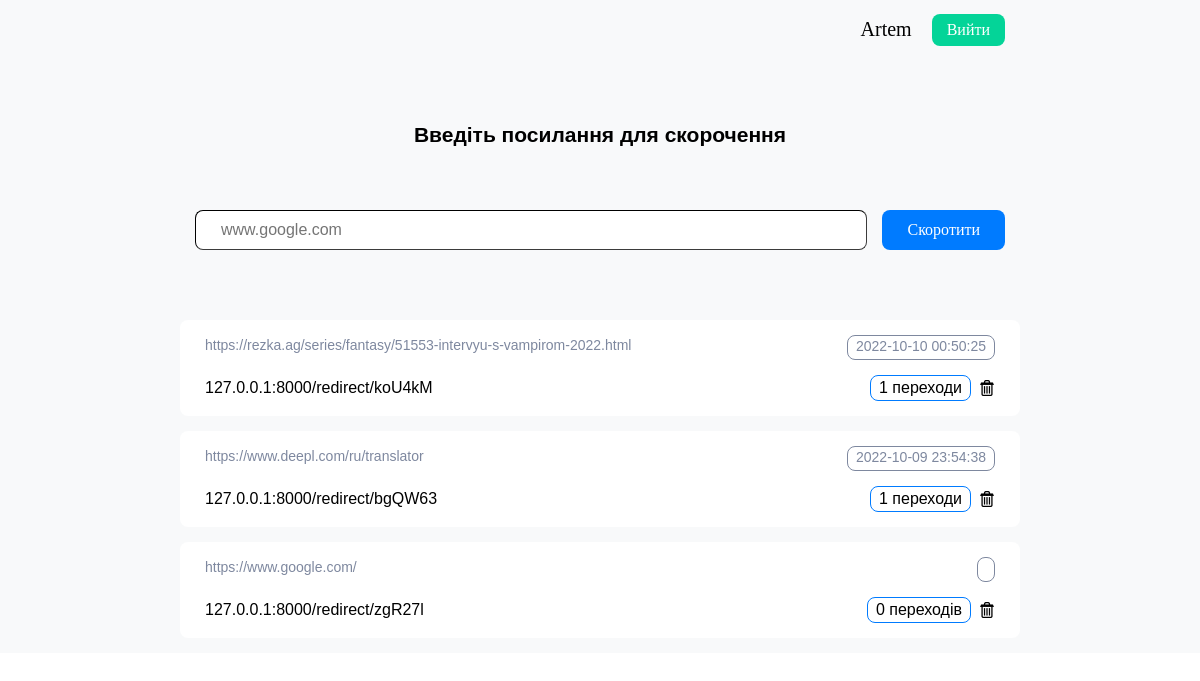
The app's page / (signed in) with its own data.
### urlshorded/models.py (models this page shows, shortened)
class Links(models.Model):
    main_links = models.TextField(blank=False)
    short_links = models.TextField(blank=False)
    deleted = models.BooleanField(default=False)
    owner_id = models.ForeignKey('UserInfo', on_delete=models.PROTECT, null=True)
    owner_ip = models.ForeignKey('Guests', on_delete=models.PROTECT, null=True)
    def get_guest_data(self, ip):
        guest = Guests()
        id_guest = guest.get_id_guests(ip)
        list_items = Links.objects.raw(
            f'SELECT *, (SELECT  count(id_links_id) FROM  urlshorded_clicktolinks WHERE id_links_id=urlshorded_links.id GROUP BY (id_links_id))  as cliks, (SELECT time_visit FROM urlshorded_clicktolinks WHERE id_links_id=urlshorded_links.id ORDER BY time_visit DESC LIMIT 1) as time_visit  FROM urlshorded_links WHERE (owner_ip_id={id_guest} AND  deleted=False) ORDER BY id DESC'
        )
        return list_items

### urlshorded/views.py (the view)
# urls.py: path('', homepage, name='home'),
def homepage(request):
    listcon = Links()
    ip_guest = get_client_ip(request)
    list_items = listcon.get_guest_data(ip_guest)
    if request.method == 'POST':
        form = GetUrlForm(request.POST)
        if form.is_valid():
            hash = generate_url_hash()
            listcon.add_new_link(form.cleaned_data['main_links'],
                                 hash=hash,
                                 owner_ip=ip_guest,
                                 )
            return redirect('home')
    else:
        form = GetUrlForm()
    param = {
        'list_items': list_items,
        'form': form,
    }
    return render(request, 'urlshorded/index.html', context=param)

### urlshorded/forms.py
class GetUrlForm(forms.Form):
    main_links = forms.CharField(label='', widget=forms.TextInput(attrs={'class': 'form_for_ulr',
                                                                         'placeholder': "www.google.com",
                                                                         }))

### urlshorded/models.py (called while the page is built)
    def get_id_guests(self, ip_guest):
        id_guest = Guests.objects.filter(ip=ip_guest)[0].pk
        if id_guest:
            return id_guest

### urlshorded/other.py (called while the page is built)
def get_client_ip(request) -> str:
    x_forwarded_for = request.META.get('HTTP_X_FORWARDED_FOR')
    if x_forwarded_for:
        ip = x_forwarded_for.split(',')[0]
    else:
        ip = request.META.get('REMOTE_ADDR')
    return ip

### urlshorded/templates/urlshorded/index.html (shortened to what this page needs)
{% load static %}
<!DOCTYPE html>
<html>
<head>
	<link rel="stylesheet" type="text/css" href="{% static 'urlshorded/css/style.css' %}">
</head>
<body>
<div class="main_page">
	<div class="conteiner">
		<div class="head">
			<div class="userbar" style="display:flex;">
				{% if request.user.is_authenticated %}
					<p style=" margin-right: 20px; font-size: 20px;">
						{{user.username}}
					</p>
					<a href="{% url 'logout'%}">
						<input type="submit" name="logout" value="Вийти" class="log_in">
					</a>
				{% endif%}
			</div>
		</div>
		<div class="enter_link">
			<div class="main_title">
				<p>Введіть посилання для скорочення</p>
			</div>
			<div class="form_conteiner">
				<form class="fblock" action="{% url 'home' %}" method="post" >
					{{ form }}
					<input type="submit" name="shorten_link" value="Скоротити" class="shorten">
				</form>
			</div>
		</div>
		<div class="links_conteiner">
			{% for item in list_items %}
				<div class="item_link">
				<div class="block_top">
					<div class="url_main">
						<p>{{item.main_links}}</p>
					</div>
					<div class="date_info">
			 			<p>{{ item.time_visit|date:"Y-m-d  H:i:s" }}</p>
			 		</div>
				</div>
				<div class="block_bottom">
					<div class="sh_link">
						<p>127.0.0.1:8000/redirect/{{item.short_links}}</p>
					</div>
					<div class="stat_and_dell">
						<div class="value_clicks">
							{% if item.cliks > 0 %}
								<p>{{ item.cliks }} переходи </p>
							{% else %}
								<p>0 переходів </p>
							{% endif %}
						</div>
						<div class="del_but">
							<a href="{% url 'del' id_link=item.pk %}">
								<input type="submit" name="del_link" class="dell" value="" >
							</a>
						</div>
					</div>
				</div>
			</div>
			{% endfor%}
		</div>
	</div>
</div>
</body>
</html>

### urlshorded/static/urlshorded/css/style.css (style rules this page uses)
*, *::before, *::after { box-sizing: border-box; }
body, h1, h2, h3, h4, p, ul[class], ol[class], li, figure, figcaption, blockquote, dl, dd { margin: 0; }
body { min-height: 100vh; scroll-behavior: smooth; text-rendering: optimizeSpeed; line-height: 1.5; }
a:not([class]) { text-decoration-skip-ink: auto; }
input, button, textarea, select { font: inherit; }
.main_page { width: 100%; display: flex; justify-content: center; background-color: #f8f9fa ; }
.conteiner { width: 70%; background-color: ; }
.head { width: 100%; height: 60px; display: flex; justify-content: right; align-items: center; border-radius: 4px; position: sticky; top: 0; }
.log_in { height: 32px; color: #fff; background-color: rgb(4, 212, 152); border-radius: 8px; border: none; margin-right: 15px; padding-left: 15px; padding-right: 15px; }
.enter_link { display: flex; flex-direction: column; }
.form_conteiner { display: flex; flex-direction: row; width: 100%; height: 60px; justify-content: center; }
.fblock { width:100%; display: flex; }
.form_for_ulr { height: 40px; border-radius: 8px; margin-right: 15px; margin-left: 15px; flex-basis: 90%; box-shadow: none; border-color: rgb(59, 59, 59); border-width: 0.5px; padding-left: 25px; font-size: 16px; font-family: ubuntu, sans-serif; }
.shorten { height: 40px; padding-left: 25px; padding-right: 25px; border-radius: 8px; background-color: #007bff; color: #fff; border: none; margin-right: 15px; }
.main_title { width: 100%; height: 150px; display: flex; justify-content: center; align-items: center; font-size: 21px; font-family: ubuntu, sans-serif; font-weight: 600; }
.links_conteiner { margin-top: 50px; width: 100%; display: flex; flex-direction: column; }
.item_link { background-color: #fff; font-family: ubuntu, sans-serif; display: flex; flex-direction: column; padding-left: 25px; padding-right: 25px; padding-bottom: 15px; padding-top: 15px; border-radius: 8px; margin-bottom: 15px; }
.block_top { width: 100%; display: flex; flex-direction: row; justify-content: space-between; }
.block_top p { font-size: 14px; color: #7e889f; height: 23px; }
.date_info { border: 1px solid; border-radius: 8px; border-color: #7e889f; padding-left: 8px; padding-right: 8px; }
.url_main { width:70%; text-overflow: ellipsis; overflow:hidden; }
.block_bottom { width: 100%; margin-top: 15px; display: flex; flex-direction: row; justify-content: space-between; align-items: center; }
.stat_and_dell { display: flex; flex-direction: row; align-items: center; }
.value_clicks { border: 1px solid; border-radius: 8px; border-color: #007bff; padding-left: 8px; padding-right: 8px; }
.del_but { width: 16px; height: 16px; margin-left: 8px; }
.dell { background-color: #fff; background-image: url("/static/urlshorded/images/dell.png/"); background-repeat : no-repeat; border: none; width: 100%; height: 100%; }

### records on screen
Links: main_links "https://rezka.ag/series/fantasy/51553-intervyu-s-vampirom-2022.html", time_visit "2022-10-10 00:50:25", short_links "koU4kM", cliks "1"
Links: main_links "https://www.deepl.com/ru/translator", time_visit "2022-10-09 23:54:38", short_links "bgQW63", cliks "1"
Links: main_links "https://www.google.com/", short_links "zgR27l", shows "0 переходів"

### other values on screen
{{ user.username }} "Artem"
